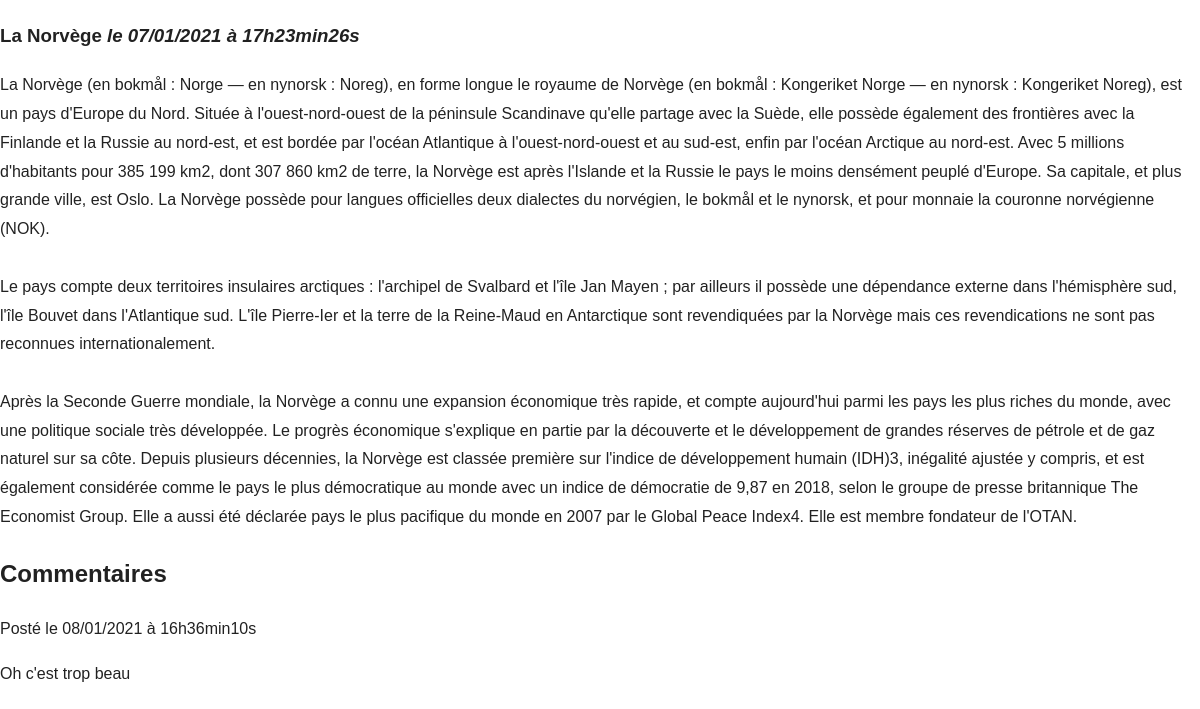
Screenshot of /allComments.php?comment=2 with the database file from the repository.
### tables this page shows
CREATE TABLE `articles` (
  `id` int(11) NOT NULL,
  `admin_id` int(11) NOT NULL,
  `title` varchar(100) NOT NULL,
  `content` text NOT NULL,
  `post_time` datetime NOT NULL DEFAULT current_timestamp()
);

CREATE TABLE `commentaires` (
  `id` int(11) NOT NULL,
  `post_id` int(11) NOT NULL,
  `comment_id` int(11) NOT NULL,
  `content` text NOT NULL,
  `post_time` datetime NOT NULL DEFAULT current_timestamp()
);

### allComments.php (the view, shortened to what this page needs)
<!DOCTYPE html>
<html lang="en">
    <head>
	<link href="style.css" rel="stylesheet" />
    </head>
    <body>
<?php
include('init_db.php');
$req = $bdd->prepare('SELECT id, title, content, DATE_FORMAT(post_time, \'%d/%m/%Y à %Hh%imin%ss\') AS date_creation_fr FROM articles WHERE id = ?');
$req->execute(array($_GET['comment']));
$donnees = $req->fetch();
?>
<div class="news">
    <h3>
        <?php echo htmlspecialchars($donnees['title']); ?>
        <em>le <?php echo $donnees['date_creation_fr']; ?></em>
    </h3>
    <p>
    <?php
    echo nl2br(htmlspecialchars($donnees['content']));
    ?>
    </p>
</div>
<h2>Commentaires</h2>
<?php
$req = $bdd->prepare('SELECT content, DATE_FORMAT(post_time, \'%d/%m/%Y à %Hh%imin%ss\') AS date_commentaire_fr FROM commentaires WHERE post_id = ? ORDER BY date_commentaire_fr desc');
$req->execute(array($_GET['comment']));
while ($donnees = $req->fetch())
{
?>
<p>Posté</strong> le <?php echo $donnees['date_commentaire_fr']; ?></p>
<p><?php echo nl2br(htmlspecialchars($donnees['content'])); ?></p>
<?php
}
?>
</body>
</html>

### style.css (style rules this page uses)
* { box-sizing: border-box; padding: 0; text-decoration: none; list-style: none; }
body,html { font-size: 16px; color: rgba(0, 0, 0, 0.87); font-family: "Exo", sans-serif; line-height: 1.8; margin: 0; font-weight: 500; }

### rows the page displays
articles: title "La Norvège", content "La Norvège (en bokmål : Norge — en nynorsk : Noreg), en forme longue le royaume de Norvège (en bokmål : Kongeriket Norge — en nynorsk : Kongeriket Noreg), est un pays d'Europe du Nord. Située à l'ouest-nord-ouest de la péninsule Scandinave qu'elle partage avec la Suède, elle possède également des frontières avec la Finlande et la Russie au nord-est, et est bordée par l'océan Atlantique à l'ouest-nord-ouest et au sud-est, enfin par l'océan Arctique au nord-est. Avec 5 millions d'habitants pour 385 199 km2, dont 307 860 km2 de terre, la Norvège est après l'Islande et la Russie le pays le moins densément peuplé d'Europe. Sa capitale, et plus grande ville, est Oslo. La Norvège possède pour…"
commentaires: date_commentaire_fr "08/01/2021 à 16h36min10s", content "Oh c'est trop beau"

### other values shown
$donnees['date_creation_fr'] "07/01/2021 à 17h23min26s"
